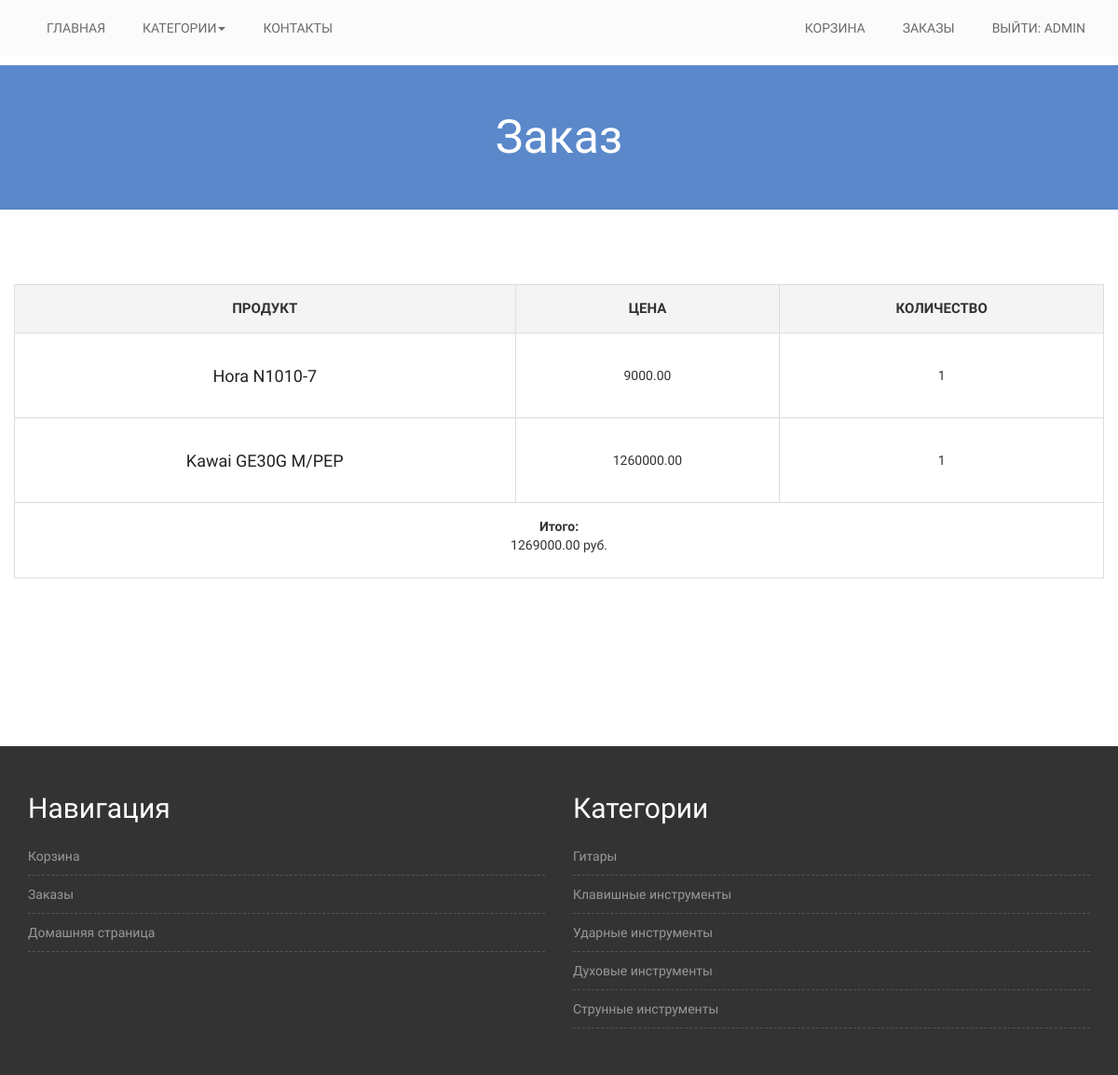
/shop/order/9 (signed in), run on the app's committed database.
### shop/models.py (models this page shows, shortened)
class CartItem(models.Model):
    owner = models.ForeignKey(User)
    product = models.ForeignKey(Product)
    quantity = models.IntegerField(default=1)
    is_active = models.BooleanField(default=True)
    order = models.ForeignKey(Order, null=True)

class Product(models.Model):
    name = models.CharField(max_length=255)
    price = models.DecimalField(decimal_places=2, max_digits=10)
    description = models.TextField()
    amount = models.IntegerField()
    type = models.ForeignKey(ProductType)
    img = models.ImageField(null=True)

class Order(models.Model):
    order_date = models.DateTimeField(auto_now_add=True)
    owner = models.ForeignKey(User)
    total = models.DecimalField(decimal_places=2, max_digits=10)

### shop/views.py (the view)
# urls.py: url(r'^order/(?P<order_id>\w+)$', views.concrete_order, name='order'),
def concrete_order(request, order_id):
    user = auth.get_user(request)
    if user.username is '':
        return redirect('/auth/login/')
    order = Order.objects.get(id=order_id)
    if user != order.owner:
        raise Http404()
    items = CartItem.objects.filter(order=order)
    args = {'username': auth.get_user(request).username, 'order': order, 'cart_items': items}
    return render(request, 'order.html', args)

### shop/templates/order.html (shortened to what this page needs)
{% extends 'base.html' %}
{% load staticfiles %}
{% block content %}
    <div class="product-big-title-area">
        <div class="container">
            <div class="row">
                <div class="col-md-12">
                    <div class="product-bit-title text-center">
                        <h2>Заказ</h2>
                    </div>
                </div>
            </div>
        </div>
    </div>
    <div class="single-product-area">
        <div class="container">
            <div class="row">
                <div class="woocommerce">
                    <table cellspacing="0" class="shop_table cart">
                        <thead>
                        <tr>
                            <th class="product-name">Продукт</th>
                            <th class="product-price">Цена</th>
                            <th class="product-quantity">Количество</th>
                        </tr>
                        </thead>
                        <tbody>
                        {% for item in cart_items %}
                            <tr class="cart_item">
                                <td class="product-name">
                                    <a href="shop/product/{{ item.product.id }}">{{ item.product.name }}</a>
                                </td>
                                <td class="product-price">
                                    <span class="amount">{{ item.product.price }}</span>
                                </td>
                                <td class="product-quantity">
                                    <div class="quantity buttons_added">
                                        <p class="pager">{{ item.quantity }}</p>
                                    </div>
                                </td>
                            </tr>
                        {% endfor %}
                        <tr>
                            <td class="actions" colspan="6">
                                <b>Итого:</b>
                                <p id="totalSum">{{ order.total }} руб.</p>
                            </td>
                        </tr>
                        </tbody>
                    </table>
                </div>
            </div>
        </div>
    </div>
{% endblock %}

### shop/templates/base.html (shortened to what this page needs)
{% load staticfiles %}
<!DOCTYPE html>
<html lang="en">
<head>
    <link rel="stylesheet" href="{% static 'css/bootstrap.min.css' %}">
    <link rel="stylesheet" href="{% static 'css/font-awesome.min.css' %}">
    <link rel="stylesheet" href="{% static 'css/style.css' %}">
    <link rel="stylesheet" href="{% static 'css/owl.carousel.css' %}">
</head>
<body>
<div class="mainmenu-area">
    <div class="container">
        <div class="row">
            <div class="navbar-collapse collapse">
                <ul class="nav navbar-nav">
                    <li class="{% if request.resolver_match.url_name == 'index' %}active{% endif %}"><a
                            href="{% url 'index' %}">Главная</a>
                    </li>
                    <li class="dropdown">
                        <a href="#" class="dropdown-toggle" data-toggle="dropdown" role="button" aria-haspopup="true"
                           aria-expanded="false">Категории<span class="caret"></span></a>
                    </li>
                    <li class="{% if request.resolver_match.url_name == 'contacts' %}active{% endif %}"><a
                            href="/shop/contacts/">Контакты</a></li>
                </ul>
                <ul class="nav navbar-nav navbar-right">
                    {% if username %}
                        <li class="{% if request.resolver_match.url_name == 'cart' %}active{% endif %}"><a
                                href="/shop/cart/">Корзина</a></li>
                        <li class="{% if request.resolver_match.url_name == 'orders' %}active{% endif %}"><a
                                href="/shop/orders/">Заказы</a></li>
                        <li><a href="/auth/logout/">Выйти: {{ username }}</a></li>
                    {% else %}
                        <li><a href="/auth/login/">Войти</a></li>
                    {% endif %}
                </ul>
            </div>
        </div>
    </div>
</div>
{% block content %}{% endblock %}
<div class="footer-top-area">
    <div class="container">
        <div class="row">
            <div class="col-md-6 col-sm-6">
                <div class="footer-menu">
                    <h2 class="footer-wid-title">Навигация</h2>
                    <ul>
                        <li><a href="/shop/cart/">Корзина</a></li>
                        <li><a href="/shop/orders/">Заказы</a></li>
                        <li><a href="/">Домашняя страница</a></li>
                    </ul>
                </div>
            </div>
            <div class="col-md-6 col-sm-6">
                <div class="footer-menu">
                    <h2 class="footer-wid-title">Категории</h2>
                    <ul>
                        <li><a href="{% url 'categories' cat_name='guitars' %}">Гитары</a></li>
                        <li><a href="{% url 'categories' cat_name='keyboards' %}">Клавишные инструменты</a></li>
                        <li><a href="{% url 'categories' cat_name='drums' %}">Ударные инструменты</a></li>
                        <li><a href="{% url 'categories' cat_name='wind' %}">Духовые инструменты</a></li>
                        <li><a href="{% url 'categories' cat_name='string' %}">Струнные инструменты</a></li>
                    </ul>
                </div>
            </div>
        </div>
    </div>
</div>
</body>
</html>

### shop/static/css/style.css (style rules this page uses)
h1, h2, h3, h4, h5, h6 { margin: 0 0 15px; }
.mainmenu-area { background: none repeat scroll 0 0 #fbfbfb; text-transform: uppercase; width: 100%; z-index: 999; margin-bottom: 10px; }
.mainmenu-area ul.navbar-nav li a { color: #6e6a6a; font-size: 14px; padding: 20px; }
.footer-top-area { background: none repeat scroll 0 0 #333; color: #999; padding: 50px 0 50px; }
.footer-wid-title { font-size: 30px; font-weight: 100; color: #fff }
.footer-menu ul { list-style: outside none none; margin: 0; padding: 0; }
.footer-menu ul li { border-bottom: 1px dashed #555; padding: 5px 0; }
.footer-menu a { display: block; padding: 5px 0; color: #999 }
a { color: #5a88ca }
.product-big-title-area { background: #5a88ca; }
.product-bit-title h2 { font-size: 50px; font-weight: 200; margin: 0; padding: 50px 0; color: #fff; }
.single-product-area { padding: 80px 0 130px; }
.product-name { font-size: 25px; margin-bottom: 20px; }
.quantity { float: left; margin-right: 15px; }
table.shop_table { border-bottom: 1px solid #ddd; border-right: 1px solid #ddd; margin-bottom: 50px; width: 100%; }
table.shop_table th, table.shop_table td { border-left: 1px solid #ddd; border-top: 1px solid #ddd; padding: 15px; text-align: center; }
table.shop_table th { background: none repeat scroll 0 0 #f4f4f4; font-size: 15px; text-transform: uppercase; }
td.product-name { font-size: 18px; }
td.product-quantity div.quantity { float: none; margin: 0; }
table.shop_table td.product-name a { color: #222; }
* { font-family: 'Play', sans-serif; }

### data on the page
CartItem: product.name "Hora N1010-7", product.price "9000.00", quantity "1"
CartItem: product.name "Kawai GE30G M/PEP", product.price "1260000.00", quantity "1"
Order: total "1269000.00"

### other printed values
{{ username }} "ADMIN"
